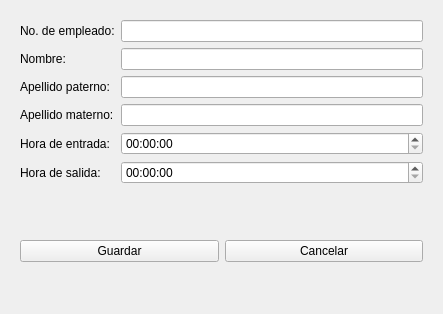
<?xml version="1.0" encoding="UTF-8"?>
<ui version="4.0">
 <class>VentanaInformacionEmpleado</class>
 <widget class="QWidget" name="VentanaInformacionEmpleado">
  <property name="geometry">
   <rect>
    <x>0</x>
    <y>0</y>
    <width>443</width>
    <height>314</height>
   </rect>
  </property>
  <property name="windowTitle">
   <string>Nuevo empleado</string>
  </property>
  <layout class="QGridLayout" name="gridLayout">
   <item row="1" column="0">
    <widget class="QWidget" name="panelSur" native="true">
     <layout class="QHBoxLayout" name="horizontalLayout">
      <item>
       <widget class="QPushButton" name="pushButton">
        <property name="text">
         <string>Guardar</string>
        </property>
       </widget>
      </item>
      <item>
       <widget class="QPushButton" name="botonGuardarEmpleado">
        <property name="text">
         <string>Cancelar</string>
        </property>
       </widget>
      </item>
     </layout>
    </widget>
   </item>
   <item row="0" column="0">
    <widget class="QWidget" name="panelCentro" native="true">
     <layout class="QFormLayout" name="formLayout_2">
      <item row="2" column="0">
       <widget class="QLabel" name="etiquetaNombre">
        <property name="text">
         <string>Nombre:</string>
        </property>
       </widget>
      </item>
      <item row="2" column="1">
       <widget class="QLineEdit" name="campoNombre"/>
      </item>
      <item row="3" column="0">
       <widget class="QLabel" name="etiquetaApellidoPaterno">
        <property name="text">
         <string>Apellido paterno:</string>
        </property>
       </widget>
      </item>
      <item row="3" column="1">
       <widget class="QLineEdit" name="campoApellidoPaterno"/>
      </item>
      <item row="4" column="0">
       <widget class="QLabel" name="etiquetaApellidoMaterno">
        <property name="text">
         <string>Apellido materno:</string>
        </property>
       </widget>
      </item>
      <item row="4" column="1">
       <widget class="QLineEdit" name="campoApellidoMaterno"/>
      </item>
      <item row="1" column="1">
       <widget class="QLineEdit" name="campoNoEmpleado"/>
      </item>
      <item row="1" column="0">
       <widget class="QLabel" name="etiquetaNoEmpleado">
        <property name="text">
         <string>No. de empleado:</string>
        </property>
       </widget>
      </item>
      <item row="5" column="1">
       <widget class="QTimeEdit" name="tiempoEntrada"/>
      </item>
      <item row="5" column="0">
       <widget class="QLabel" name="etiquetaHoraEntrada">
        <property name="text">
         <string>Hora de entrada:</string>
        </property>
       </widget>
      </item>
      <item row="6" column="0">
       <widget class="QLabel" name="etiquetaHoraSalida">
        <property name="text">
         <string>Hora de salida:</string>
        </property>
       </widget>
      </item>
      <item row="6" column="1">
       <widget class="QTimeEdit" name="tiempoSalida"/>
      </item>
     </layout>
    </widget>
   </item>
  </layout>
 </widget>
 <resources/>
 <connections/>
</ui>
